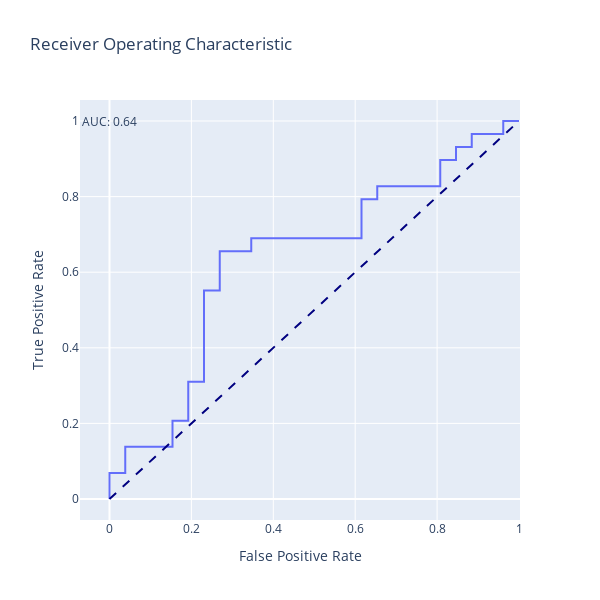
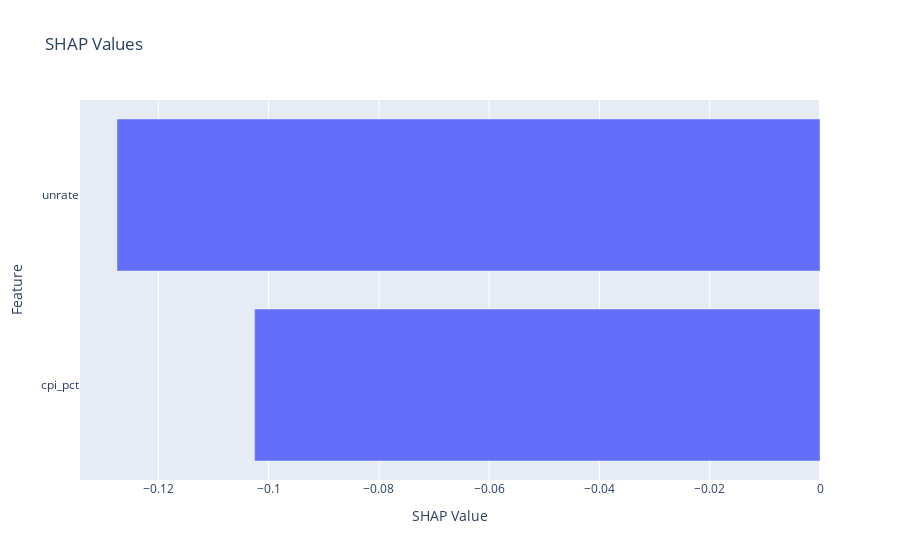

Here is the notebook cell these charts were saved with, in order:
### Code cell
import plotly.express as px
import plotly.io as pio
import shap
import pandas as pd
from sklearn.model_selection import train_test_split
from sklearn.preprocessing import StandardScaler
from sklearn.linear_model import LogisticRegression
from sklearn.metrics import classification_report, roc_curve, auc
import plotly.graph_objects as go

# Assume df is your preprocessed DataFrame
X = df[['cpi_pct', 'unrate']]
y = df['target']

# Split the dataset while preserving time order
train_size = int(len(df) * 0.8)
X_train, X_test = X.iloc[:train_size], X.iloc[train_size:]
y_train, y_test = y.iloc[:train_size], y.iloc[train_size:]

# Standardize the features (important for models like logistic regression)
scaler = StandardScaler()
X_train_scaled = scaler.fit_transform(X_train)
X_test_scaled = scaler.transform(X_test)

log_reg_model = LogisticRegression(random_state=42)
log_reg_model.fit(X_train_scaled, y_train)
log_reg_preds = log_reg_model.predict(X_test_scaled)

intercept = log_reg_model.intercept_[0]
coef_cpi_pct, coef_unrate = log_reg_model.coef_[0]

print(f"Intercept (b0): {intercept}")
print(f"Coefficient for CPI percentage change (b1): {coef_cpi_pct}")
print(f"Coefficient for Unemployment Rate (b2): {coef_unrate}")

# ROC Curve and AUC Score
log_reg_probs = log_reg_model.predict_proba(X_test_scaled)[:, 1]  # Probabilities of the positive class
fpr, tpr, thresholds = roc_curve(y_test, log_reg_probs)
roc_auc = auc(fpr, tpr)

# Plotting ROC Curve using Plotly
roc_fig = px.line(
    x=fpr,
    y=tpr,
    labels={'x': 'False Positive Rate', 'y': 'True Positive Rate'},
    title='Receiver Operating Characteristic',
    width=600,
    height=600
)
roc_fig.add_shape(
    type='line',
    line=dict(dash='dash', color='navy'),
    x0=0, x1=1, y0=0, y1=1
)
roc_fig.add_annotation(
    x=0, y=1,
    text=f'AUC: {roc_auc:.2f}',
    showarrow=False
)
roc_fig.show()

# Convert ROC plot to JSON
roc_curve_json = pio.to_json(roc_fig)

# Print Classification Report
print("Logistic Regression Classification Report:")
print(classification_report(y_test, log_reg_preds))

# SHAP Values (explaining the model's predictions)
explainer = shap.Explainer(log_reg_model, X_train_scaled)
shap_values = explainer.shap_values(X_test_scaled)

# Plot SHAP Values
shap.summary_plot(shap_values, X_test_scaled, feature_names=X.columns)

# Convert SHAP values to a format that can be displayed in a Plotly waterfall chart
shap_df = pd.DataFrame(shap_values, columns=X.columns)
shap_df = shap_df.mean(axis=0).reset_index()
shap_df.columns = ['Feature', 'SHAP Value']
shap_df = shap_df.sort_values(by='SHAP Value', ascending=False)

# Plotting SHAP Values using Plotly Express
shap_fig = px.bar(shap_df, x='SHAP Value', y='Feature', orientation='h', title='SHAP Values')
shap_fig.show()

# Convert SHAP plot to JSON
shap_json = pio.to_json(shap_fig)

# Assuming shap_json contains your SHAP plot data
data_to_save = {
    'shap_plot_data': shap_json,
    'roc_curve_data': roc_curve_json
}

with open('plot_data.json', 'w') as f:
    json.dump(data_to_save, f)

### Figure 1 — Plotly figure (JSON) as saved in the notebook; plotly's stock layout.template omitted (floating-point values rounded to 4 significant figures)
{"data": [{"hovertemplate": "False Positive Rate=%{x}<br>True Positive Rate=%{y}<extra></extra>", "legendgroup": "", "line": {"color": "#636efa", "dash": "solid"}, "marker": {"symbol": "circle"}, "mode": "lines", "name": "", "orientation": "v", "showlegend": false, "type": "scatter", "x": [0, 0, 0, 0.03846, 0.03846, 0.1538, 0.1538, 0.1923, 0.1923, 0.2308, 0.2308, 0.2692, 0.2692, 0.3462, 0.3462, 0.6154, 0.6154, 0.6538, 0.6538, 0.8077, 0.8077, 0.8462, 0.8462, 0.8846, 0.8846, 0.9615, 0.9615, 1], "xaxis": "x", "y": [0, 0.03448, 0.06897, 0.06897, 0.1379, 0.1379, 0.2069, 0.2069, 0.3103, 0.3103, 0.5517, 0.5517, 0.6552, 0.6552, 0.6897, 0.6897, 0.7931, 0.7931, 0.8276, 0.8276, 0.8966, 0.8966, 0.931, 0.931, 0.9655, 0.9655, 1, 1], "yaxis": "y"}], "layout": {"annotations": [{"showarrow": false, "text": "AUC: 0.64", "x": 0, "y": 1}], "height": 600, "legend": {"tracegroupgap": 0}, "shapes": [{"line": {"color": "navy", "dash": "dash"}, "type": "line", "x0": 0, "x1": 1, "y0": 0, "y1": 1}], "title": {"text": "Receiver Operating Characteristic"}, "width": 600, "xaxis": {"anchor": "y", "domain": [0, 1], "title": {"text": "False Positive Rate"}}, "yaxis": {"anchor": "x", "domain": [0, 1], "title": {"text": "True Positive Rate"}}}}

### Figure 2 — Plotly figure (JSON) as saved in the notebook; plotly's stock layout.template omitted (floating-point values rounded to 4 significant figures)
{"data": [{"alignmentgroup": "True", "hovertemplate": "SHAP Value=%{x}<br>Feature=%{y}<extra></extra>", "legendgroup": "", "marker": {"color": "#636efa", "pattern": {"shape": ""}}, "name": "", "offsetgroup": "", "orientation": "h", "showlegend": false, "textposition": "auto", "type": "bar", "x": [-0.1025, -0.1275], "xaxis": "x", "y": ["cpi_pct", "unrate"], "yaxis": "y"}], "layout": {"barmode": "relative", "legend": {"tracegroupgap": 0}, "title": {"text": "SHAP Values"}, "xaxis": {"anchor": "y", "domain": [0, 1], "title": {"text": "SHAP Value"}}, "yaxis": {"anchor": "x", "domain": [0, 1], "title": {"text": "Feature"}}}}
